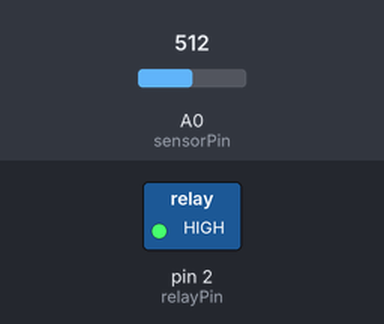
The sketch below on a simulated Arduino Uno, built with avr-gcc and run on an emulated ATmega328P. On the bench: switched loads named in the sketch (green lamp = pin HIGH). The inputs (shaded band) are chosen by the test bench; at power-on: A0 (sensorPin) = 512. What the sketch prints to the serial monitor is not drawn.

Above: at 0.5 s.
At 6.0 s:
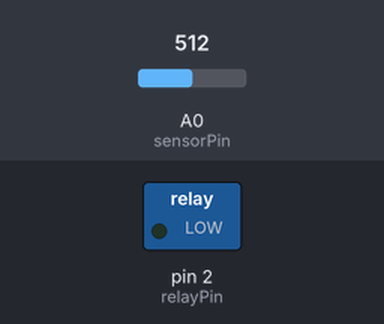
Timing chart, 0 to 14.3 s (numbered marks = the images above):
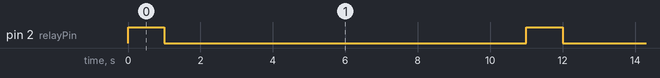

The sketch:

soil_moisture.ino
```cpp
const int sensorPin = A0;
const int relayPin = 2;

void setup() {
  Serial.begin(9600);
  pinMode(sensorPin, INPUT);
  pinMode(relayPin, OUTPUT);
}

void loop() {

  int sensorVal = analogRead(sensorPin);
  sensorVal = map(sensorVal, 0, 1023, 0, 100);
  sensorVal = 100 - sensorVal;
  Serial.println(sensorVal);

  if(sensorVal < 95)
  {
    digitalWrite(relayPin, HIGH);
    delay(1000);
    digitalWrite(relayPin, LOW);
  }
  delay(10000);
}
```

Measured:
- by itself, pin 2 (relayPin): alternates HIGH for 1.0 s and LOW for 10.0 s
